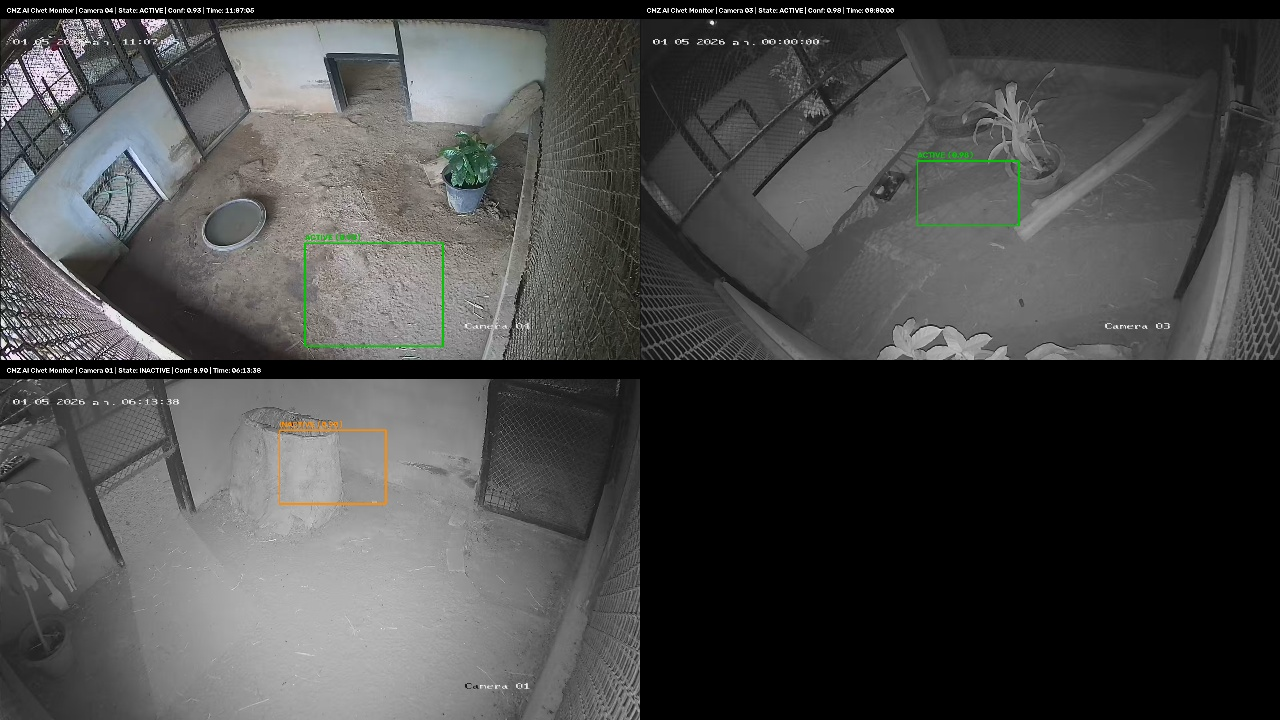
#> input picture finish/phase2_detection_samples_4cam.jpg, 1280 x 720 px, given in place of cam3_0127_patrol_pred.jpg, which was not available
$ python make_timeline_behavior_images.py
#> lines starting #> are read from the running program, lines starting #| are printed output that depends on the picture
import cv2
import os
import sys

sys.stdout.reconfigure(encoding='utf-8')

project_root = r"D:\CMU\4th\1 st\image processing\project cmz"
scratch_dir = os.path.join(project_root, "scratch")

def add_clean_tag(img, box, label, conf, color=(0, 255, 120), time_str="", cam_str=""):
    """Draws a clean, presentation-ready HUD tag and bounding box."""
    out = img.copy()
    x1, y1, x2, y2 = box

    # Bounding Box
    cv2.rectangle(out, (x1, y1), (x2, y2), color, 3)

    # Tag label
    tag_text = f"civet: {label} ({conf:.2f})"
    font = cv2.FONT_HERSHEY_SIMPLEX
    font_scale = 0.65
    thickness = 2

    (tw, th), _ = cv2.getTextSize(tag_text, font, font_scale, thickness)
    tx1 = max(4, x1)
    ty2 = max(th + 14, y1 - 8)
    tx2 = tx1 + tw + 16
    ty1 = ty2 - th - 12

    cv2.rectangle(out, (tx1, ty1), (tx2, ty2), (15, 23, 42), -1)
    cv2.rectangle(out, (tx1, ty1), (tx2, ty2), color, 1)
    cv2.putText(out, tag_text, (tx1 + 8, ty2 - 8), font, font_scale, (255, 255, 255), thickness)

    # Top banner bar
    banner = np.zeros((46, out.shape[1], 3), dtype=np.uint8)
    banner[:] = (15, 23, 42)
    header_text = f"REAL CCTV INFERENCE | {time_str} | {cam_str} | Behavior: {label.upper()}"
    cv2.putText(banner, header_text, (16, 30), font, 0.65, color, 2)

    return np.vstack([banner, out])

import numpy as np

# 1. Timeline 1: Walking
p_walk = os.path.join(scratch_dir, "cam3_0127_patrol_pred.jpg")
img_walk = cv2.imread(p_walk)
#> img_walk is the input picture: shape (720, 1280, 3); mean B, G, R 72.2, 72.8, 72.5
if img_walk is not None:
    cv2.imwrite(os.path.join(scratch_dir, "timeline_01_walking.jpg"), cv2.resize(img_walk, (800, 450)))
    print("Saved timeline_01_walking.jpg")

# 2. Timeline 2: Sleeping
p_sleep = os.path.join(scratch_dir, "c2_m15.jpg")
img_sleep = cv2.imread(p_sleep)
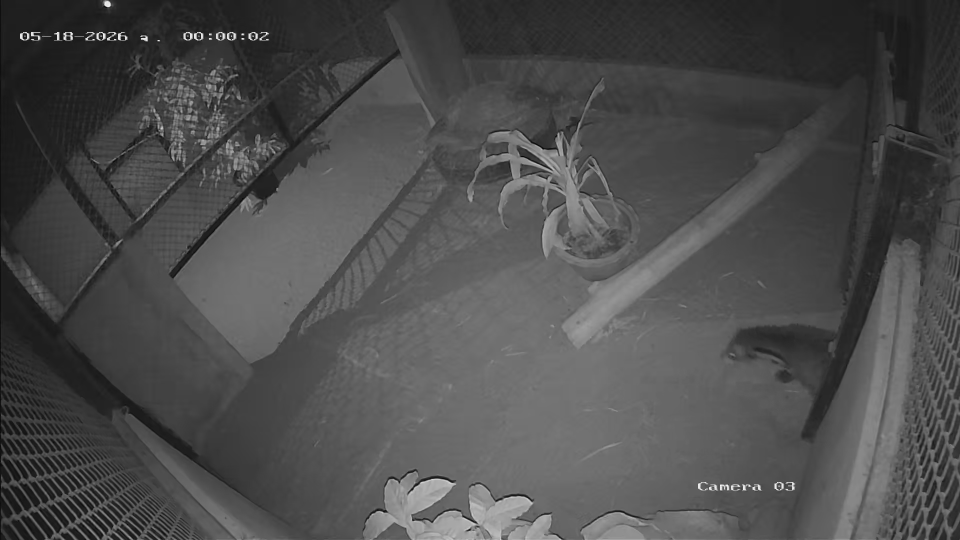
#> input picture dataset_phase2/images/train/civet_train_0002_loco_day.jpg, 1920 x 1080 px, given in place of c2_m15.jpg, which was not available (shown at 1/2 size)
#> img_sleep is the input picture: shape (1080, 1920, 3); min 0, max 254, mean 76.3
if img_sleep is not None:
    # Civet box on shelf in Cam 2
    box_sleep = [469, 149, 794, 486]
    tagged_sleep = add_clean_tag(img_sleep, box_sleep, "SLEEPING", 0.99, (0, 180, 255), "06:10 AM", "CAM 02 (Indoor Den)")
#> in add_clean_tag, `cv2.rectangle(out, (tx1, ty1), (tx2, ty2), color, 1)`: out: shape (1080, 1920, 3); mean B, G, R 75.9, 76.5, 76.8
#> in add_clean_tag, `cv2.putText(out, tag_text, (tx1 + 8, ty2 - 8), font, font_scale, (255,..`:
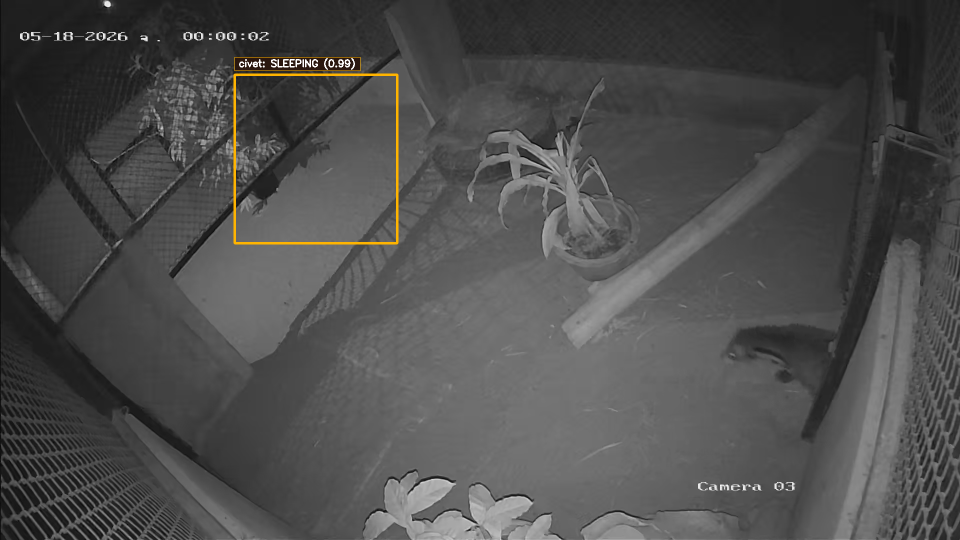
#> out: shape (1080, 1920, 3) (shown at 1/2 size); mean B, G, R 76.1, 76.7, 77
#> in add_clean_tag, `return np.vstack([banner, out])`:
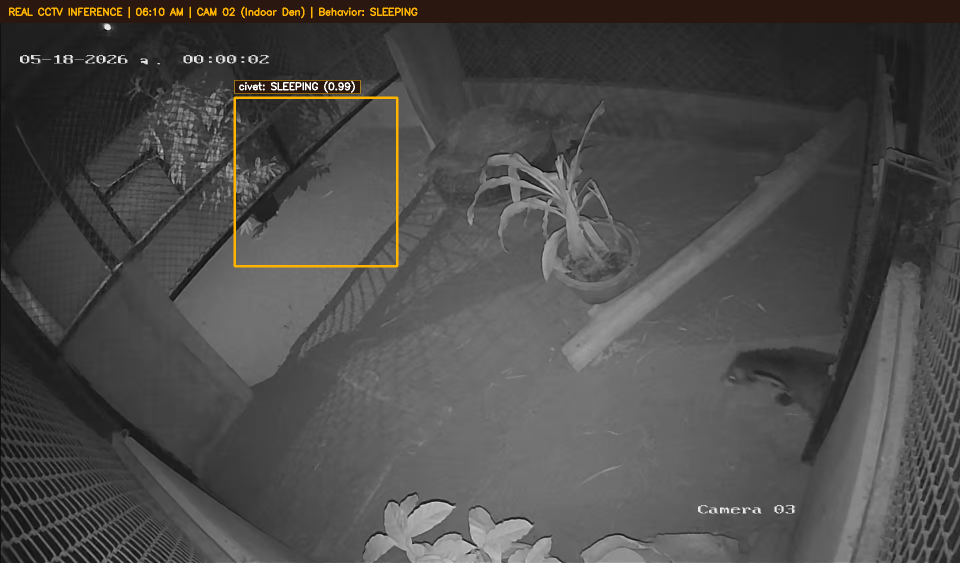
#> returned value: shape (1126, 1920, 3) (shown at 1/2 size); mean of channels 0, 1, 2 73.5, 74.9, 76.1; drawn as B, G, R
    cv2.imwrite(os.path.join(scratch_dir, "timeline_02_sleeping.jpg"), cv2.resize(tagged_sleep, (800, 450)))
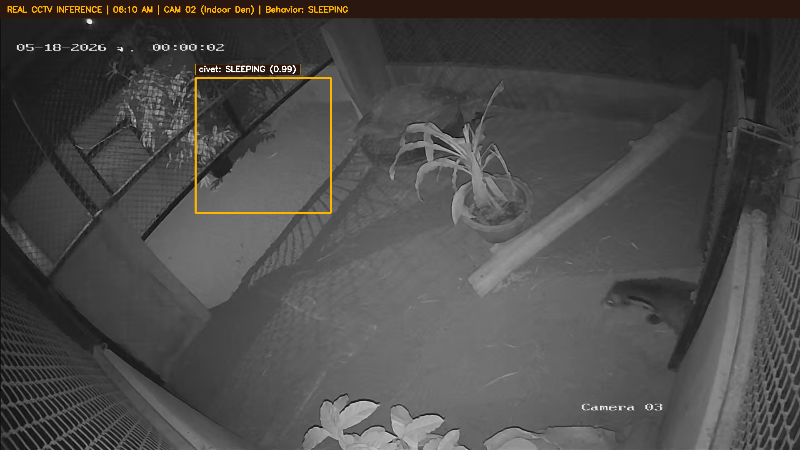
#> saved as timeline_02_sleeping.jpg: shape (450, 800, 3); mean B, G, R 73.5, 74.8, 76
    print("Saved timeline_02_sleeping.jpg")

# 3. Timeline 3: Drinking
p_drink = os.path.join(scratch_dir, "demo_inspect", "demo_clip_drinking_cam2_f45.jpg")
img_drink = cv2.imread(p_drink)
if img_drink is not None:
    cv2.imwrite(os.path.join(scratch_dir, "timeline_03_drinking.jpg"), cv2.resize(img_drink, (800, 450)))
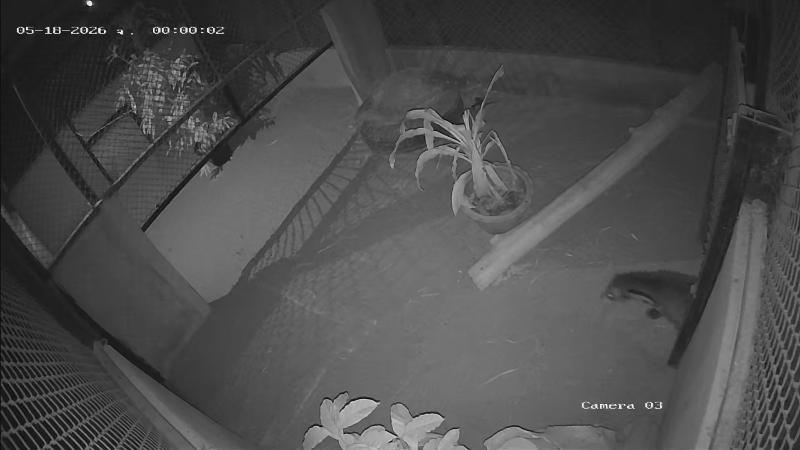
#> saved as timeline_03_drinking.jpg: shape (450, 800, 3); min 3, max 252, mean 76.2
    print("Saved timeline_03_drinking.jpg")

# 4. Timeline 4: Eating
p_eat = os.path.join(scratch_dir, "frame_153845_annotated.jpg")
img_eat = cv2.imread(p_eat)
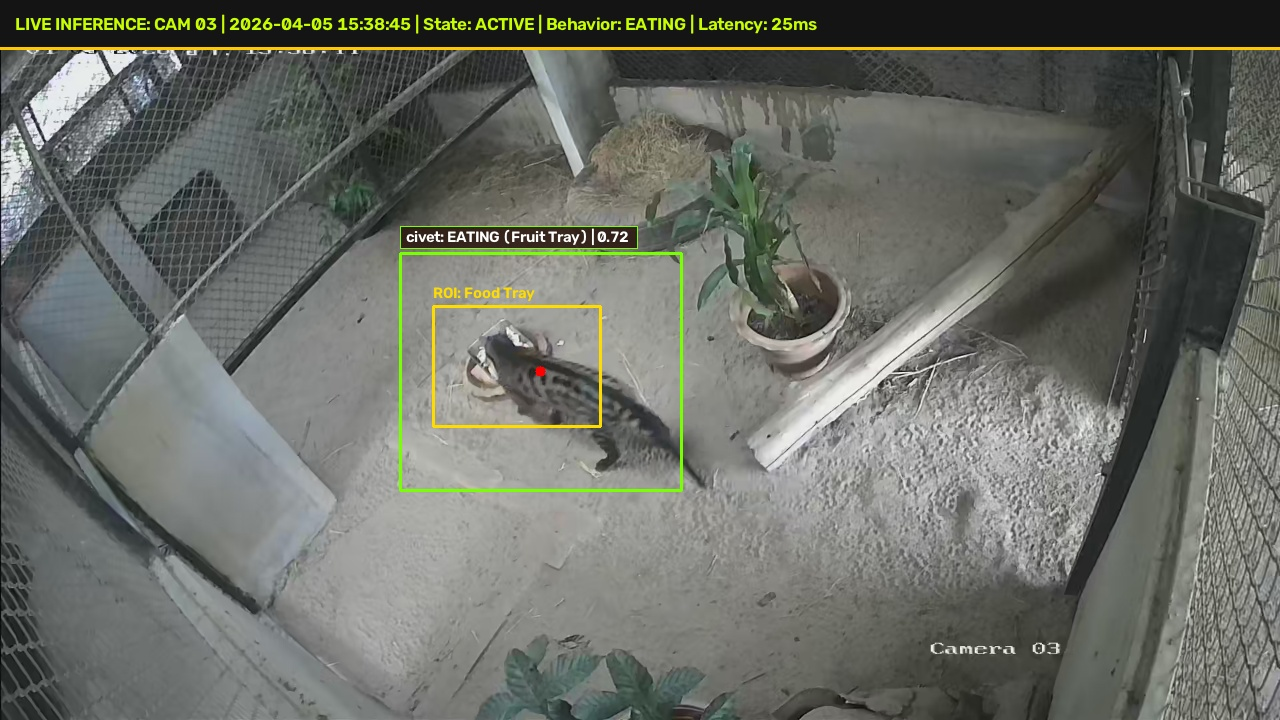
#> input picture scratch/frame_153845_annotated.jpg, 1280 x 720 px, found by its file name
#> img_eat is the input picture: shape (720, 1280, 3); mean B, G, R 101.9, 108.9, 106.3
if img_eat is not None:
    cv2.imwrite(os.path.join(scratch_dir, "timeline_04_eating.jpg"), cv2.resize(img_eat, (800, 450)))
    print("Saved timeline_04_eating.jpg")

print("All 4 timeline behavior images generated successfully!")
